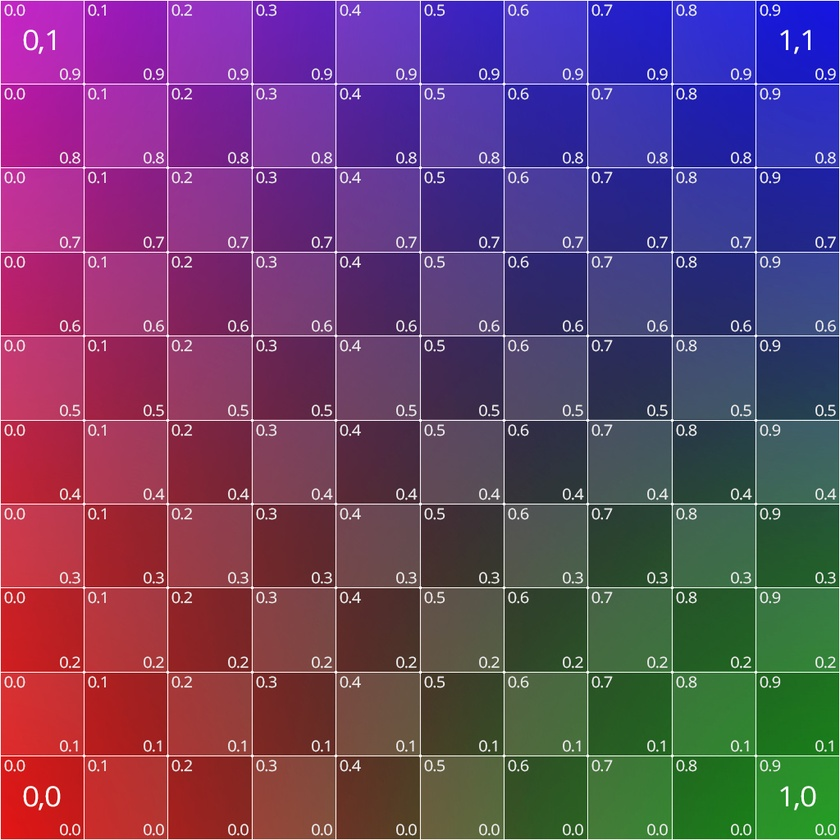
#> input picture uv_grid_opengl.jpg, 840 x 840 px, shrunk from 1024 x 1024 before the run
$ python -i test_segmentation.py   (imports and definitions only)
#> lines starting #> are read from the running program, lines starting #| are printed output that depends on the picture; after the words box and inside, x2 and y2 are one past the last pixel; in counts of white or black regions, pixels touching at a corner belong together
#
# Segmentation tests
#
# EE Jan '21

import cv2
import numpy as np
from matplotlib import pyplot as plt
import morphsnakes as ms
import skimage.segmentation as seg
import skimage.color as color
from skimage.segmentation import felzenszwalb, slic, quickshift, watershed
from skimage.segmentation import mark_boundaries
from skimage.filters import sobel


DATAPATH = '/mnt/35888f2a-be92-4a2f-8a27-6a8732423f1a/Data/FIB-25'

def Snakes(img):
  img = img / 255.0
  # g(I)
  gimg = ms.inverse_gaussian_gradient(img)

  # Manual initialization of the level set
  init_ls = np.zeros(img.shape, dtype=np.int8)
  init_ls[10:-10, 10:-10] = 1

  # MorphGAC.
  out = ms.morphological_geodesic_active_contour(gimg, 230, init_ls,
                                           smoothing=1, threshold=0.69,
                                           balloon=-1)
  return out


def Watershed(gray):
  ret, thresh = cv2.threshold(gray,0,255,cv2.THRESH_BINARY_INV+cv2.THRESH_OTSU)
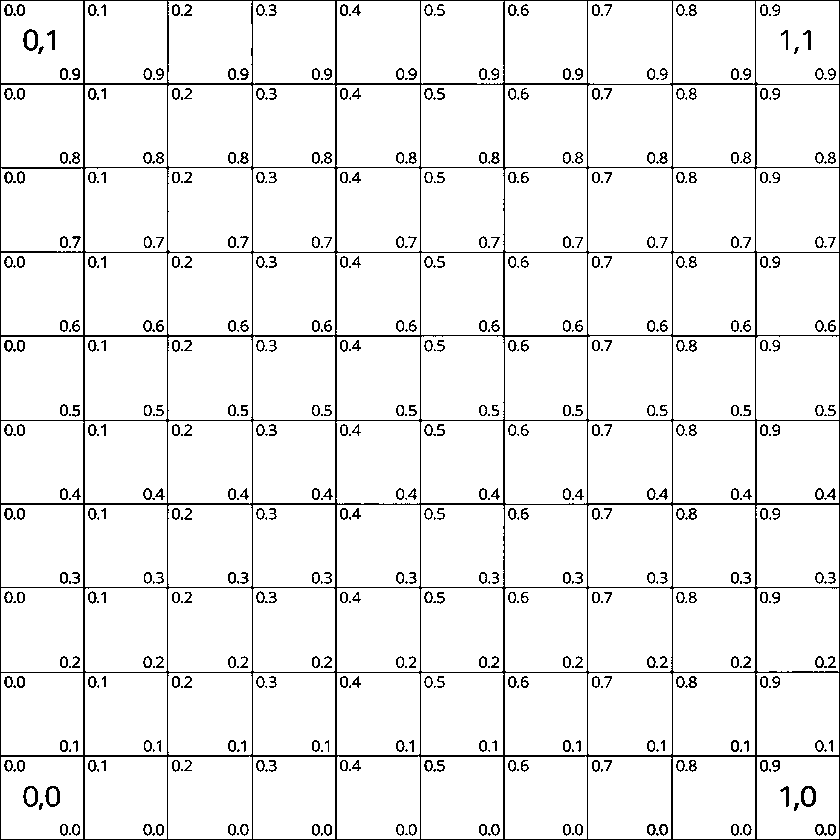
#> thresh: shape (840, 840); 93.7% white; black in thin lines or dots
#> ret = 134
  # noise removal
  kernel = np.ones((3,3),np.uint8)
  opening = cv2.morphologyEx(thresh,cv2.MORPH_OPEN,kernel, iterations = 2)
#> opening: shape (840, 840); 89.2% white; 9 black regions (1 under 20 px), largest, box (x1, y1, x2, y2) and area: (0, 0, 840, 840) 74851, (23, 786, 60, 810) 318, (23, 29, 44, 54) 201
  # sure background area
  sure_bg = cv2.dilate(opening,kernel,iterations=5)
#> sure_bg: shape (840, 840); 99.7% white; 113 black regions (74 under 20 px), largest, box (x1, y1, x2, y2) and area: (318, 830, 332, 840) 128, (66, 830, 80, 840) 116, (150, 830, 163, 840) 107
  # Finding sure foreground area
  dist_transform = cv2.distanceTransform(opening,cv2.DIST_L2,5)
  ret, sure_fg = cv2.threshold(dist_transform,0.5*dist_transform.max(),255,0)
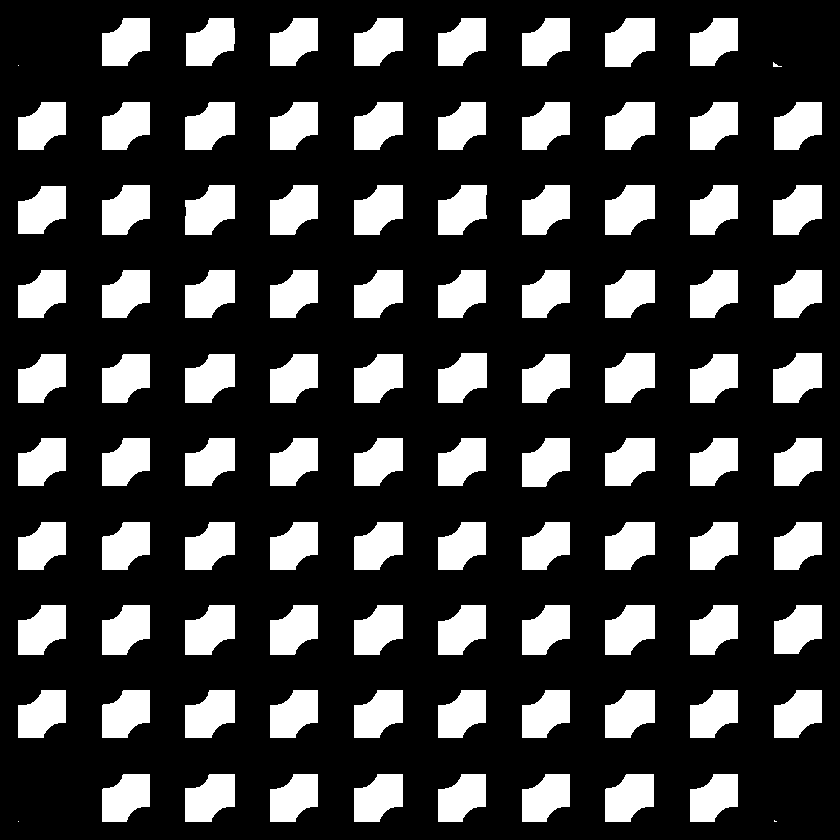
#> sure_fg: shape (840, 840) float32; 24.5% white; 100 white regions (3 under 20 px), largest, box (x1, y1, x2, y2) and area: (605, 353, 655, 403) 1958, (605, 185, 655, 235) 1948, (605, 605, 655, 655) 1943
#> ret = 17.89
  # Finding unknown region
  sure_fg = np.uint8(sure_fg)
  unknown = cv2.subtract(sure_bg,sure_fg)
  # Marker labelling
  ret, markers = cv2.connectedComponents(sure_fg)
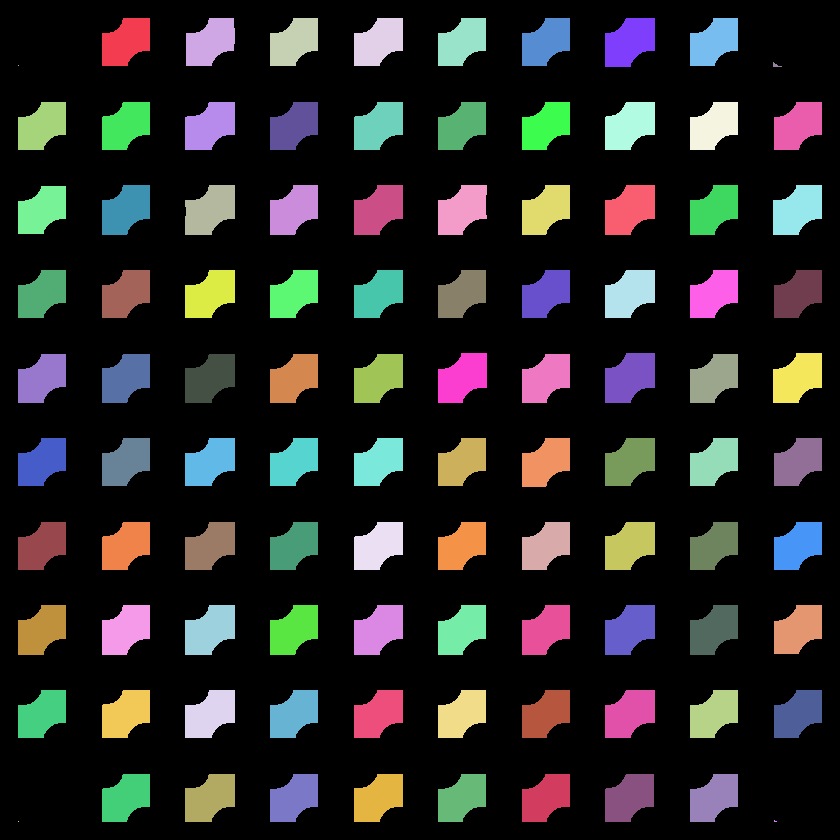
#> markers: shape (840, 840) int32; 101 distinct labels, from 0 to 100; one colour per label, 0 black
#> ret = 101
  # Add one to all labels so that sure background is not 0, but 1
  markers = markers+1
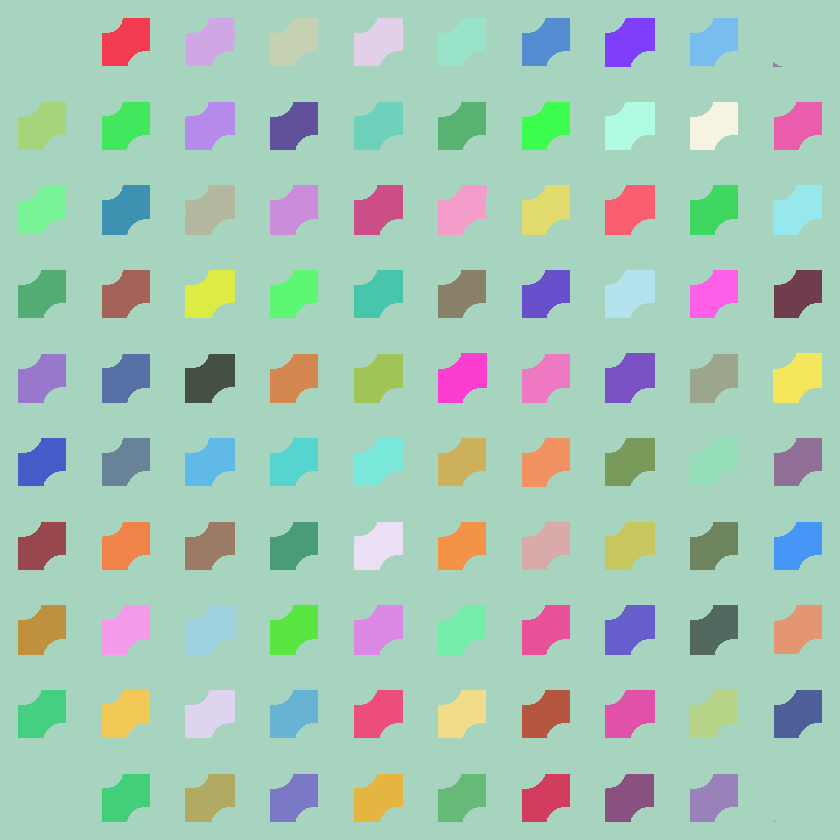
#> markers: shape (840, 840) int32; 101 distinct labels, from 1 to 101; one colour per label, 0 black
  # Now, mark the region of unknown with zero
  markers[unknown==255] = 0
#> markers: shape (840, 840) int32; 102 distinct labels, from 0 to 101
  img = cv2.cvtColor(gray, cv2.COLOR_GRAY2RGB)
  markers = cv2.watershed(img,markers)
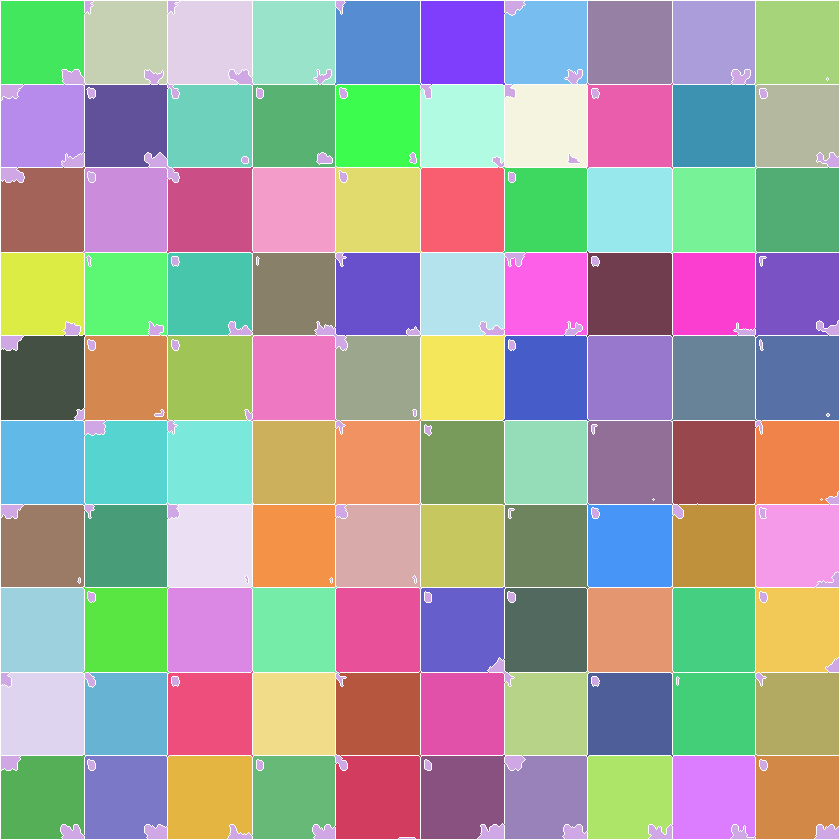
#> markers: shape (840, 840) int32; 102 distinct labels, from -1 to 101; one colour per label, 0 black, -1 white
  gray[markers == -1] = [255]
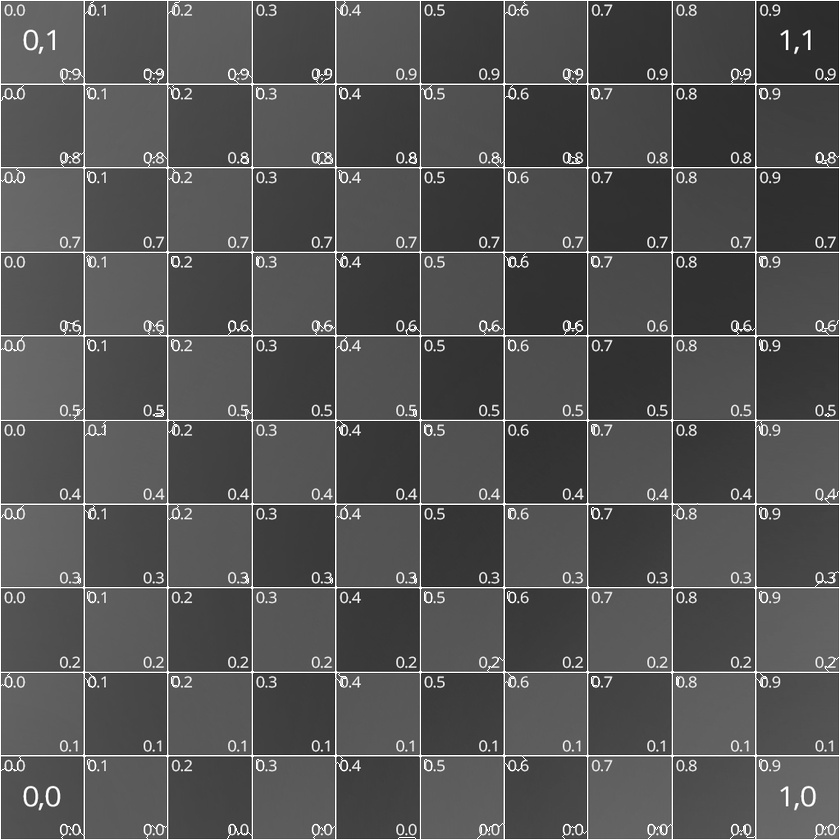
#> gray: shape (840, 840); min 13, max 255, mean 84.6
  return gray


def AdaptiveThresholding(img):
  img = cv2.medianBlur(img,5)

  #ret,th1 = cv2.threshold(img,127,255,cv2.THRESH_BINARY)
  #th2 = cv2.adaptiveThreshold(img,255,cv2.ADAPTIVE_THRESH_MEAN_C,\
  #            cv2.THRESH_BINARY,11,2)
  th3 = cv2.adaptiveThreshold(img, 255, cv2.ADAPTIVE_THRESH_GAUSSIAN_C,\
              cv2.THRESH_BINARY, 21, 5)

  return th3


# [70 lines not run here, left out]

>>> import cv2
>>> picture = cv2.imread('uv_grid_opengl.jpg', cv2.IMREAD_GRAYSCALE)
>>> result = Watershed(picture)
